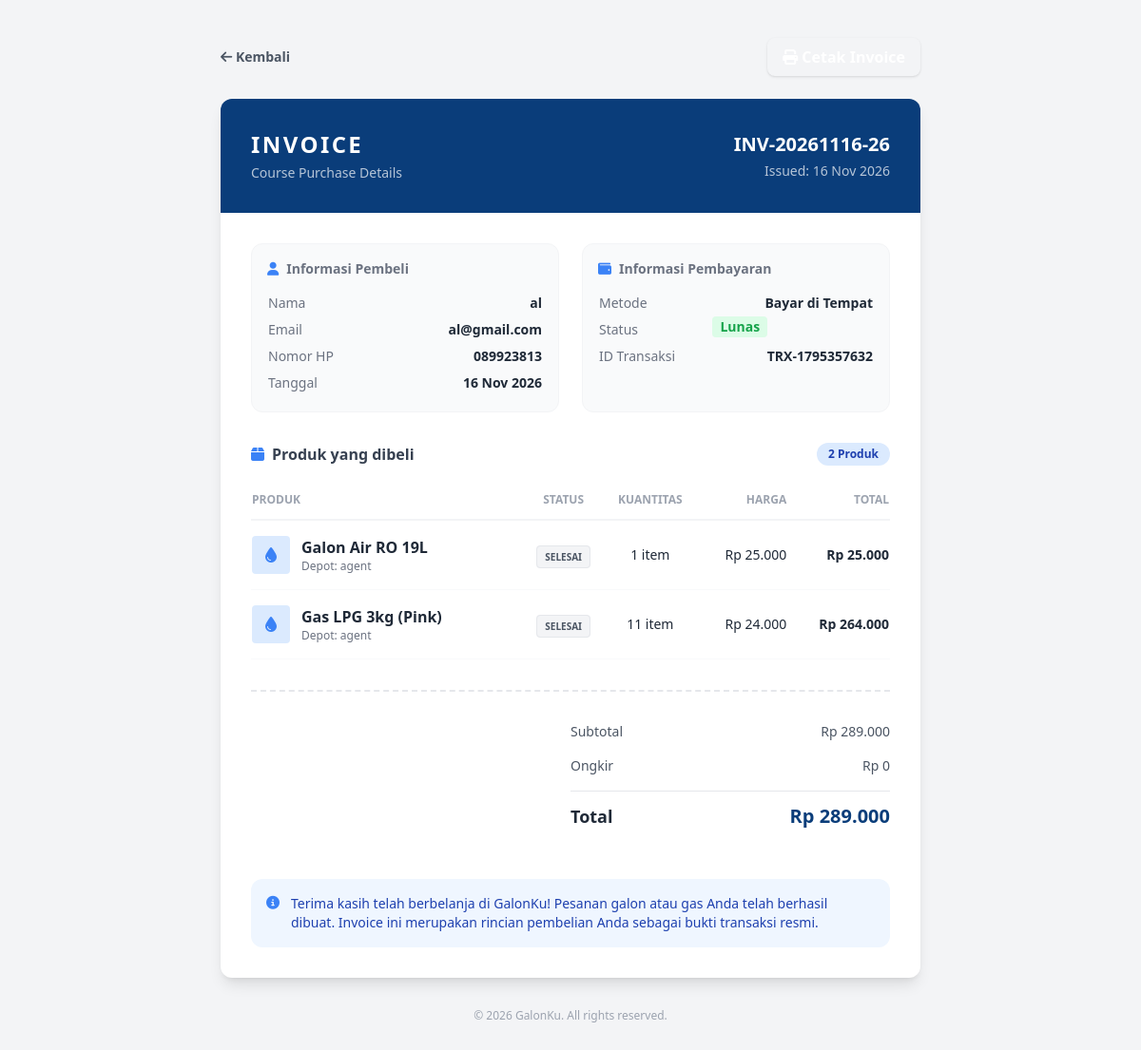
Page /user/invoice.php?id=26 (signed in) on the committed database.
### tables this page shows
CREATE TABLE `orders` (
  `id_order` int NOT NULL,
  `order_date` datetime DEFAULT CURRENT_TIMESTAMP,
  `total_price` decimal(10,2) DEFAULT NULL,
  `id_user` int DEFAULT NULL,
  `id_agent` int DEFAULT NULL
);

CREATE TABLE `users` (
  `id_user` int NOT NULL,
  `foto` longblob,
  `username` varchar(50) NOT NULL,
  `password` varchar(255) NOT NULL,
  `no_hp` varchar(255) NOT NULL,
  `email` varchar(100) DEFAULT NULL,
  `address` text,
  `depot` varchar(50) DEFAULT NULL,
  `id_role` int DEFAULT NULL
);

CREATE TABLE `order_detail` (
  `id_order_detail` int NOT NULL,
  `quantity_item` int NOT NULL,
  `status` enum('SELESAI','DIPROSES','PENGANTARAN','MENUNGGU KONFIRMASI AGENT') NOT NULL,
  `subtotal` decimal(10,2) NOT NULL,
  `id_order` int DEFAULT NULL,
  `id_product` int DEFAULT NULL
);

CREATE TABLE `product` (
  `id_product` int NOT NULL,
  `id_agent` int NOT NULL,
  `img` varchar(255) DEFAULT NULL,
  `name_product` varchar(100) NOT NULL,
  `price` decimal(10,2) NOT NULL,
  `stock` int NOT NULL
);

### user/invoice.php (the view, shortened to what this page needs)
<?php
include __DIR__ . '/../koneksi.php';
$id_user = $_SESSION['id_user'];
$id_order = $_GET['id'] ?? 0;
$query_order = "SELECT o.*, u.username AS agent_name, u.address AS agent_address, u.depot
                FROM orders o JOIN users u ON o.id_agent = u.id_user
                WHERE o.id_order = '$id_order' AND o.id_user = '$id_user'";
$result_order = mysqli_query($koneksi, $query_order);
$order = mysqli_fetch_assoc($result_order);
$query_user = mysqli_query($koneksi, "SELECT * FROM users WHERE id_user = '$id_user'");
$user = mysqli_fetch_assoc($query_user);
?>
<!DOCTYPE html>
<html lang="id">
<head>
    <script src="https://cdn.tailwindcss.com"></script>
    <link rel="stylesheet" href="https://cdnjs.cloudflare.com/ajax/libs/font-awesome/6.4.0/css/all.min.css">
</head>
<body class="font-sans text-gray-800 antialiased py-10">
    <div class="max-w-3xl mx-auto px-4">
        <div class="no-print flex justify-between items-center mb-6">
            <a href="detail_pesanan.php?id=<?= $order['id_order']; ?>" class="text-sm font-semibold text-gray-600 hover:text-primary">
                <i class="fa-solid fa-arrow-left"></i> Kembali
            </a>
            <button onclick="window.print()" class="bg-primary text-white px-4 py-2 rounded-lg font-semibold shadow hover:bg-secondary">
                <i class="fa-solid fa-print"></i> Cetak Invoice
            </button>
        </div>
        <div class="bg-white rounded-xl shadow-lg overflow-hidden">
            <div class="bg-[#0A3D7A] p-6 md:p-8 text-white flex justify-between items-center">
                <div>
                    <h1 class="text-2xl font-bold tracking-widest uppercase">Invoice</h1>
                    <p class="text-sm text-white/70 mt-1">Course Purchase Details</p>
                </div>
                <div class="text-right">
                    <h2 class="text-xl font-bold">INV-<?= date('Ymd', strtotime($order['order_date'])); ?>-<?= $order['id_order']; ?></h2>
                    <p class="text-sm text-white/70 mt-1">Issued: <?= date('d M Y', strtotime($order['order_date'])); ?></p>
                </div>
            </div>
            <div class="p-6 md:p-8">
                <div class="grid grid-cols-1 md:grid-cols-2 gap-6 mb-8">
                    <div class="bg-gray-50 p-4 rounded-xl border border-gray-100">
                        <h3 class="text-sm font-bold text-gray-500 mb-3"><i class="fa-solid fa-user text-blue-500 mr-2"></i>Informasi Pembeli</h3>
                        <table class="w-full text-sm">
                            <tr><td class="text-gray-500 py-1">Nama</td><td class="font-semibold text-right"><?= htmlspecialchars($user['username']); ?></td></tr>
                            <tr><td class="text-gray-500 py-1">Email</td><td class="font-semibold text-right"><?= htmlspecialchars($user['email']); ?></td></tr>
                            <tr><td class="text-gray-500 py-1">Nomor HP</td><td class="font-semibold text-right"><?= htmlspecialchars($user['no_hp']); ?></td></tr>
                            <tr><td class="text-gray-500 py-1">Tanggal</td><td class="font-semibold text-right"><?= date('d M Y', strtotime($order['order_date'])); ?></td></tr>
                        </table>
                    </div>
                    <div class="bg-gray-50 p-4 rounded-xl border border-gray-100">
                        <h3 class="text-sm font-bold text-gray-500 mb-3"><i class="fa-solid fa-wallet text-blue-500 mr-2"></i>Informasi Pembayaran</h3>
                        <table class="w-full text-sm">
                            <tr><td class="text-gray-500 py-1">Metode</td><td class="font-semibold text-right">Bayar di Tempat</td></tr>
                            <tr><td class="text-gray-500 py-1">Status</td><td class="font-semibold text-green-600 text-right bg-green-100 rounded px-2 inline-block">Lunas</td></tr>
                            <tr><td class="text-gray-500 py-1">ID Transaksi</td><td class="font-semibold text-right">TRX-<?= time(); ?></td></tr>
                        </table>
                    </div>
                </div>
                <div class="mb-8">
                    <div class="flex justify-between items-center mb-4">
                        <h3 class="font-bold text-gray-700 flex items-center gap-2">
                            <i class="fa-solid fa-box text-blue-500"></i> Produk yang dibeli
                        </h3>
                        <span class="bg-blue-100 text-blue-800 text-xs font-bold px-3 py-1 rounded-full"><?= mysqli_num_rows(mysqli_query($koneksi, "SELECT * FROM order_detail WHERE id_order = '$id_order'")); ?> Produk</span>
                    </div>
                    <table class="w-full text-left border-collapse">
                        <thead>
                            <tr class="border-b-2 border-gray-100 text-xs text-gray-400 uppercase">
                                <th class="py-3 font-semibold">Produk</th>
                                <th class="py-3 font-semibold text-center">Status</th>
                                <th class="py-3 font-semibold text-center">Kuantitas</th>
                                <th class="py-3 font-semibold text-right">Harga</th>
                                <th class="py-3 font-semibold text-right">Total</th>
                            </tr>
                        </thead>
                        <tbody>
                            <?php
                            $q_detail = mysqli_query($koneksi, "SELECT od.*, p.name_product, p.price, p.img FROM order_detail od JOIN product p ON od.id_product = p.id_product WHERE od.id_order = '$id_order'");
                            while($item = mysqli_fetch_assoc($q_detail)):
                            ?>
                            <tr class="border-b border-gray-50 hover:bg-gray-50">
                                <td class="py-4 flex items-center gap-3">
                                    <div class="w-10 h-10 bg-blue-100 rounded flex items-center justify-center text-blue-500">
                                        <i class="fa-solid fa-droplet"></i>
                                    </div>
                                    <div>
                                        <p class="font-semibold text-gray-800"><?= htmlspecialchars($item['name_product']); ?></p>
                                        <p class="text-xs text-gray-500">Depot: <?= htmlspecialchars($order['agent_name']); ?></p>
                                    </div>
                                </td>
                                <td class="py-4 text-center">
                                    <span class="text-[10px] font-bold px-2 py-1 rounded bg-gray-100 text-gray-600 border border-gray-200">
                                        <?= $item['status']; ?>
                                    </span>
                                </td>
                                <td class="py-4 text-center text-sm"><?= $item['quantity_item']; ?> item</td>
                                <td class="py-4 text-right text-sm">Rp <?= number_format($item['price'], 0, ',', '.'); ?></td>
                                <td class="py-4 text-right font-semibold text-sm">Rp <?= number_format($item['subtotal'], 0, ',', '.'); ?></td>
                            </tr>
                            <?php endwhile; ?>
                        </tbody>
                    </table>
                </div>
                <div class="border-t-2 border-dashed border-gray-200 pt-6">
                    <div class="w-full md:w-1/2 ml-auto">
                        <div class="flex justify-between py-2 text-sm text-gray-600">
                            <span>Subtotal</span>
                            <span>Rp <?= number_format($order['total_price'], 0, ',', '.'); ?></span>
                        </div>
                        <div class="flex justify-between py-2 text-sm text-gray-600">
                            <span>Ongkir</span>
                            <span>Rp 0</span>
                        </div>
                        <div class="flex justify-between py-3 border-t border-gray-200 mt-2">
                            <span class="font-bold text-gray-800 text-lg">Total</span>
                            <span class="font-extrabold text-[#0A3D7A] text-xl">Rp <?= number_format($order['total_price'], 0, ',', '.'); ?></span>
                        </div>
                    </div>
                </div>
                <div class="mt-10 bg-blue-50 p-4 rounded-xl flex items-start gap-3 text-sm text-blue-800">
                    <i class="fa-solid fa-circle-info mt-0.5 text-blue-500"></i>
                    <p>Terima kasih telah berbelanja di GalonKu! Pesanan galon atau gas Anda telah berhasil dibuat. Invoice ini merupakan rincian pembelian Anda sebagai bukti transaksi resmi.</p>
                </div>
            </div>
        </div>
        <div class="text-center text-xs text-gray-400 mt-8 no-print">
            © <?= date('Y'); ?> GalonKu. All rights reserved.
        </div>
    </div>
</body>
</html>

### user/invoice.php (style rules this page uses)
body { background-color: #f3f4f6; }

### rows in the picture
orders: order_date "20261116", id_order "26", order_date "16 Nov 2026", total_price "289.000"
users: username "al", email "al@gmail.com", no_hp "089923813"
order_detail: id_product.name_product "Galon Air RO 19L", status "SELESAI", quantity_item "1", id_product.price "25.000", subtotal "25.000"
users: username "agent"
order_detail: id_product.name_product "Gas LPG 3kg (Pink)", status "SELESAI", quantity_item "11", id_product.price "24.000", subtotal "264.000"
